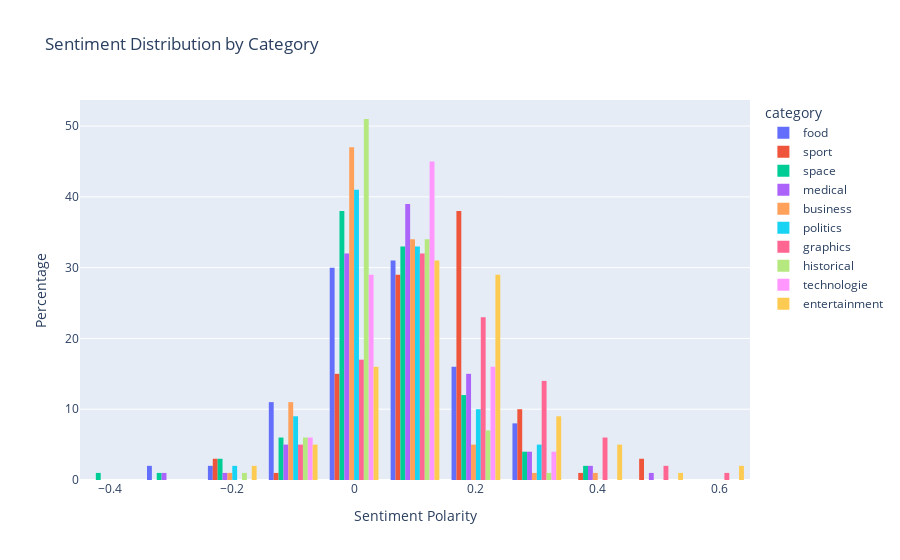

Here is the notebook cell this chart was saved with:
### Markdown cell above
## Sentiment plot

### Code cell
# Sentiment Analysis
def analyze_sentiment(text):
    return TextBlob(text).sentiment.polarity

data['sentiment'] = data['content'].apply(analyze_sentiment)

# Plot sentiment distribution by category with Plotly
fig = px.histogram(data, x='sentiment', color='category', nbins=20, title='Sentiment Distribution by Category',
                   labels={'sentiment': 'Sentiment Polarity'}, barmode='group', histnorm='percent')
fig.update_layout(yaxis_title='Percentage', xaxis_title='Sentiment Polarity')
fig.show()
